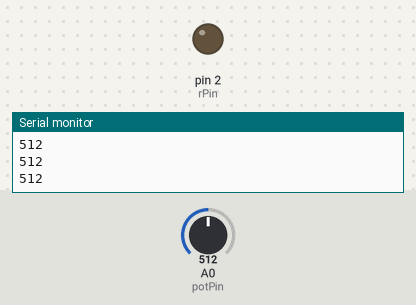
Recording of a sketch running on a simulated Arduino Uno, built with avr-gcc and run on an emulated ATmega328P. On the bench: output pins drawn as LEDs (lit = HIGH), the last lines printed to the serial monitor. The inputs (shaded band) are chosen by the test bench; at power-on: A0 (potPin) = 512.

Above: at 1.2 s.
1.3 s: A0 (potPin) set to 984
2.8 s: A0 (potPin) set to 1008
At 4.1 s:
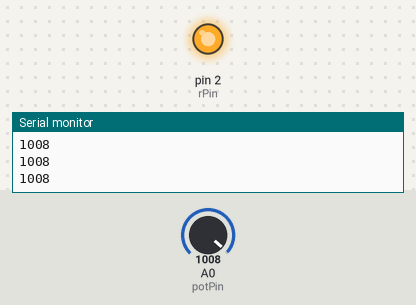
4.4 s: A0 (potPin) set to 990
At 5.5 s:
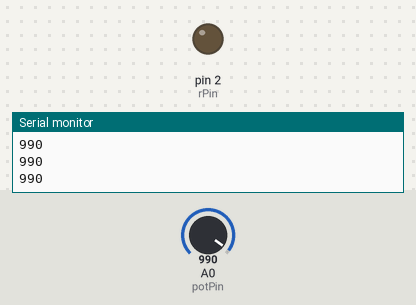
6.0 s: A0 (potPin) set to 1010
At 6.9 s:
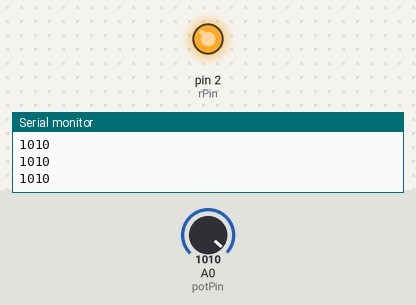
Timing chart, 0 to 8.6 s (numbered marks = the images above; inputs shaded):
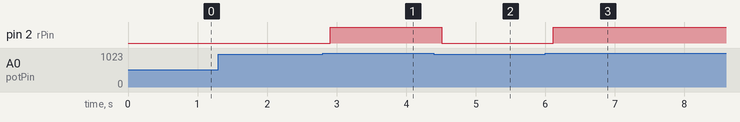

Measured:
- the behaviour switches between 1000 and 1001 on A0 (potPin) (found by bisection; images 0 and 1)
- after the input at 2.8 s, pin 2 (rPin): LOW → HIGH after 0.11 s
- after the input at 4.4 s, pin 2 (rPin): HIGH → LOW after 0.11 s
- after the input at 6.0 s, pin 2 (rPin): LOW → HIGH after 0.12 s

The sketch:

WhileLoops.ino
```cpp
int delayTime = 100;
int potVal;
int rPin = 2;
int potPin = A0;

void setup() {
  // put your setup code here, to run once:
  Serial.begin(9600);
  pinMode(rPin, OUTPUT);
  pinMode(potPin, INPUT);
}

void loop() {
  // put your main code here, to run repeatedly:
  potVal = analogRead(potPin);
  Serial.println(potVal);
  delay(delayTime);

  while (potVal > 1000) {
    digitalWrite(rPin, HIGH);
    potVal = analogRead(potPin);
    Serial.println(potVal);
    delay(delayTime);
  }
  digitalWrite(rPin, LOW);
}
```
